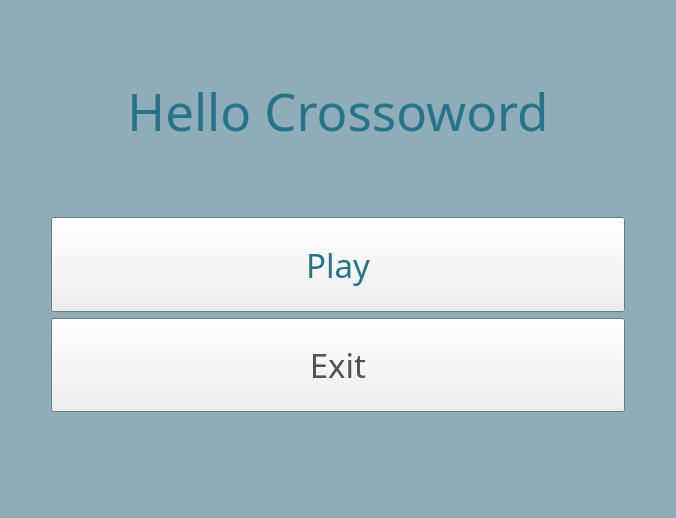
<?xml version="1.0" encoding="UTF-8"?>
<ui version="4.0">
 <class>StartWindow</class>
 <widget class="QWidget" name="StartWindow">
  <property name="geometry">
   <rect>
    <x>0</x>
    <y>0</y>
    <width>676</width>
    <height>518</height>
   </rect>
  </property>
  <property name="palette">
   <palette>
    <active>
     <colorrole role="Base">
      <brush brushstyle="SolidPattern">
       <color alpha="255">
        <red>255</red>
        <green>255</green>
        <blue>255</blue>
       </color>
      </brush>
     </colorrole>
     <colorrole role="Window">
      <brush brushstyle="SolidPattern">
       <color alpha="255">
        <red>144</red>
        <green>172</green>
        <blue>185</blue>
       </color>
      </brush>
     </colorrole>
    </active>
    <inactive>
     <colorrole role="Base">
      <brush brushstyle="SolidPattern">
       <color alpha="255">
        <red>255</red>
        <green>255</green>
        <blue>255</blue>
       </color>
      </brush>
     </colorrole>
     <colorrole role="Window">
      <brush brushstyle="SolidPattern">
       <color alpha="255">
        <red>144</red>
        <green>172</green>
        <blue>185</blue>
       </color>
      </brush>
     </colorrole>
    </inactive>
    <disabled>
     <colorrole role="Base">
      <brush brushstyle="SolidPattern">
       <color alpha="255">
        <red>144</red>
        <green>172</green>
        <blue>185</blue>
       </color>
      </brush>
     </colorrole>
     <colorrole role="Window">
      <brush brushstyle="SolidPattern">
       <color alpha="255">
        <red>144</red>
        <green>172</green>
        <blue>185</blue>
       </color>
      </brush>
     </colorrole>
    </disabled>
   </palette>
  </property>
  <property name="windowTitle">
   <string>crossword</string>
  </property>
  <layout class="QGridLayout" name="gridLayout">
   <item row="0" column="0">
    <layout class="QVBoxLayout" name="verticalLayout_2">
     <item>
      <widget class="QLabel" name="label">
       <property name="sizePolicy">
        <sizepolicy hsizetype="Expanding" vsizetype="Expanding">
         <horstretch>0</horstretch>
         <verstretch>0</verstretch>
        </sizepolicy>
       </property>
       <property name="maximumSize">
        <size>
         <width>16777215</width>
         <height>200</height>
        </size>
       </property>
       <property name="palette">
        <palette>
         <active>
          <colorrole role="WindowText">
           <brush brushstyle="SolidPattern">
            <color alpha="255">
             <red>38</red>
             <green>116</green>
             <blue>138</blue>
            </color>
           </brush>
          </colorrole>
         </active>
         <inactive>
          <colorrole role="WindowText">
           <brush brushstyle="SolidPattern">
            <color alpha="255">
             <red>38</red>
             <green>116</green>
             <blue>138</blue>
            </color>
           </brush>
          </colorrole>
         </inactive>
         <disabled>
          <colorrole role="WindowText">
           <brush brushstyle="SolidPattern">
            <color alpha="255">
             <red>120</red>
             <green>120</green>
             <blue>120</blue>
            </color>
           </brush>
          </colorrole>
         </disabled>
        </palette>
       </property>
       <property name="font">
        <font>
         <family>Cooper Black</family>
         <pointsize>38</pointsize>
        </font>
       </property>
       <property name="text">
        <string>Hello Crossoword</string>
       </property>
       <property name="alignment">
        <set>Qt::AlignCenter</set>
       </property>
      </widget>
     </item>
     <item>
      <layout class="QHBoxLayout" name="horizontalLayout">
       <item>
        <spacer name="horizontalSpacer_2">
         <property name="orientation">
          <enum>Qt::Horizontal</enum>
         </property>
         <property name="sizeType">
          <enum>QSizePolicy::Preferred</enum>
         </property>
         <property name="sizeHint" stdset="0">
          <size>
           <width>40</width>
           <height>20</height>
          </size>
         </property>
        </spacer>
       </item>
       <item>
        <layout class="QVBoxLayout" name="verticalLayout">
         <item>
          <widget class="QPushButton" name="playBtn">
           <property name="sizePolicy">
            <sizepolicy hsizetype="Expanding" vsizetype="Expanding">
             <horstretch>0</horstretch>
             <verstretch>0</verstretch>
            </sizepolicy>
           </property>
           <property name="maximumSize">
            <size>
             <width>800</width>
             <height>100</height>
            </size>
           </property>
           <property name="palette">
            <palette>
             <active>
              <colorrole role="WindowText">
               <brush brushstyle="SolidPattern">
                <color alpha="255">
                 <red>38</red>
                 <green>116</green>
                 <blue>138</blue>
                </color>
               </brush>
              </colorrole>
              <colorrole role="ButtonText">
               <brush brushstyle="SolidPattern">
                <color alpha="255">
                 <red>38</red>
                 <green>116</green>
                 <blue>138</blue>
                </color>
               </brush>
              </colorrole>
             </active>
             <inactive>
              <colorrole role="WindowText">
               <brush brushstyle="SolidPattern">
                <color alpha="255">
                 <red>38</red>
                 <green>116</green>
                 <blue>138</blue>
                </color>
               </brush>
              </colorrole>
              <colorrole role="ButtonText">
               <brush brushstyle="SolidPattern">
                <color alpha="255">
                 <red>38</red>
                 <green>116</green>
                 <blue>138</blue>
                </color>
               </brush>
              </colorrole>
             </inactive>
             <disabled>
              <colorrole role="WindowText">
               <brush brushstyle="SolidPattern">
                <color alpha="255">
                 <red>120</red>
                 <green>120</green>
                 <blue>120</blue>
                </color>
               </brush>
              </colorrole>
              <colorrole role="ButtonText">
               <brush brushstyle="SolidPattern">
                <color alpha="255">
                 <red>120</red>
                 <green>120</green>
                 <blue>120</blue>
                </color>
               </brush>
              </colorrole>
             </disabled>
            </palette>
           </property>
           <property name="font">
            <font>
             <family>Cooper Black</family>
             <pointsize>25</pointsize>
            </font>
           </property>
           <property name="text">
            <string>Play</string>
           </property>
          </widget>
         </item>
         <item>
          <widget class="QPushButton" name="exitBtn">
           <property name="sizePolicy">
            <sizepolicy hsizetype="Expanding" vsizetype="Expanding">
             <horstretch>0</horstretch>
             <verstretch>0</verstretch>
            </sizepolicy>
           </property>
           <property name="maximumSize">
            <size>
             <width>800</width>
             <height>100</height>
            </size>
           </property>
           <property name="palette">
            <palette>
             <active>
              <colorrole role="ButtonText">
               <brush brushstyle="SolidPattern">
                <color alpha="255">
                 <red>83</red>
                 <green>83</green>
                 <blue>83</blue>
                </color>
               </brush>
              </colorrole>
             </active>
             <inactive>
              <colorrole role="ButtonText">
               <brush brushstyle="SolidPattern">
                <color alpha="255">
                 <red>83</red>
                 <green>83</green>
                 <blue>83</blue>
                </color>
               </brush>
              </colorrole>
             </inactive>
             <disabled>
              <colorrole role="ButtonText">
               <brush brushstyle="SolidPattern">
                <color alpha="255">
                 <red>120</red>
                 <green>120</green>
                 <blue>120</blue>
                </color>
               </brush>
              </colorrole>
             </disabled>
            </palette>
           </property>
           <property name="font">
            <font>
             <family>Cooper Black</family>
             <pointsize>25</pointsize>
            </font>
           </property>
           <property name="text">
            <string>Exit</string>
           </property>
          </widget>
         </item>
         <item>
          <spacer name="verticalSpacer">
           <property name="orientation">
            <enum>Qt::Vertical</enum>
           </property>
           <property name="sizeHint" stdset="0">
            <size>
             <width>20</width>
             <height>40</height>
            </size>
           </property>
          </spacer>
         </item>
        </layout>
       </item>
       <item>
        <spacer name="horizontalSpacer">
         <property name="orientation">
          <enum>Qt::Horizontal</enum>
         </property>
         <property name="sizeType">
          <enum>QSizePolicy::Preferred</enum>
         </property>
         <property name="sizeHint" stdset="0">
          <size>
           <width>40</width>
           <height>20</height>
          </size>
         </property>
        </spacer>
       </item>
      </layout>
     </item>
    </layout>
   </item>
  </layout>
 </widget>
 <resources/>
 <connections>
  <connection>
   <sender>exitBtn</sender>
   <signal>clicked()</signal>
   <receiver>StartWindow</receiver>
   <slot>close()</slot>
   <hints>
    <hint type="sourcelabel">
     <x>337</x>
     <y>358</y>
    </hint>
    <hint type="destinationlabel">
     <x>337</x>
     <y>258</y>
    </hint>
   </hints>
  </connection>
 </connections>
</ui>
